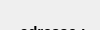
                  <widget class="QWidget" name="page_10">
                   <property name="geometry">
                    <rect>
                     <x>0</x>
                     <y>0</y>
                     <width>100</width>
                     <height>30</height>
                    </rect>
                   </property>
                   <attribute name="label">
                    <string>Vibe Lac 1</string>
                   </attribute>
                   <widget class="QWidget" name="layoutWidget">
                    <property name="geometry">
                     <rect>
                      <x>20</x>
                      <y>20</y>
                      <width>177</width>
                      <height>88</height>
                     </rect>
                    </property>
                    <layout class="QVBoxLayout" name="verticalLayout_11">
                     <item>
                      <widget class="QLabel" name="label_60">
                       <property name="styleSheet">
                        <string notr="true">border:none</string>
                       </property>
                       <property name="text">
                        <string>&lt;html&gt;&lt;head/&gt;&lt;body&gt;&lt;p&gt;&lt;span style=&quot; font-size:11pt; font-weight:700;&quot;&gt;adresse : &lt;/span&gt;&lt;/p&gt;&lt;/body&gt;&lt;/html&gt;</string>
                       </property>
                      </widget>
                     </item>
                     <item>
                      <widget class="QLabel" name="label_46">
                       <property name="styleSheet">
                        <string notr="true">border:none</string>
                       </property>
                       <property name="text">
                        <string>&lt;html&gt;&lt;head/&gt;&lt;body&gt;&lt;p&gt;&lt;span style=&quot; font-size:11pt; font-weight:700;&quot;&gt;num de téléphone : &lt;/span&gt;&lt;/p&gt;&lt;/body&gt;&lt;/html&gt;</string>
                       </property>
                      </widget>
                     </item>
                     <item>
                      <widget class="QLabel" name="label_47">
                       <property name="styleSheet">
                        <string notr="true">border:none</string>
                       </property>
                       <property name="text">
                        <string>&lt;html&gt;&lt;head/&gt;&lt;body&gt;&lt;p&gt;&lt;span style=&quot; font-size:11pt; font-weight:700;&quot;&gt;horrarire de travail : &lt;/span&gt;&lt;/p&gt;&lt;/body&gt;&lt;/html&gt;</string>
                       </property>
                      </widget>
                     </item>
                    </layout>
                   </widget>
                  </widget>
